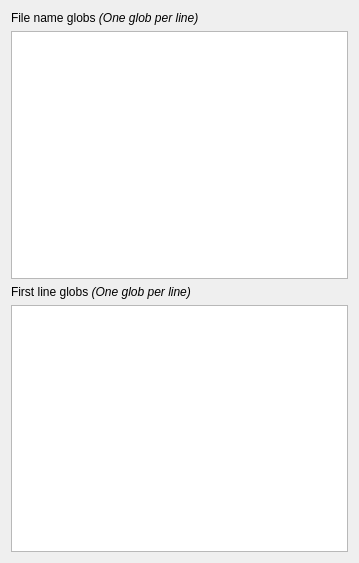
<?xml version="1.0" encoding="UTF-8"?>
<ui version="4.0">
 <class>Form</class>
 <widget class="QWidget" name="Form">
  <property name="geometry">
   <rect>
    <x>0</x>
    <y>0</y>
    <width>359</width>
    <height>563</height>
   </rect>
  </property>
  <property name="windowTitle">
   <string>Form</string>
  </property>
  <layout class="QVBoxLayout" name="verticalLayout">
   <item>
    <widget class="QLabel" name="label">
     <property name="text">
      <string>File name globs &lt;i&gt;(One glob per line)&lt;/i&gt;</string>
     </property>
     <property name="wordWrap">
      <bool>true</bool>
     </property>
    </widget>
   </item>
   <item>
    <widget class="QPlainTextEdit" name="pteFileNameGlobs"/>
   </item>
   <item>
    <widget class="QLabel" name="label_2">
     <property name="text">
      <string>First line globs &lt;i&gt;(One glob per line)&lt;/i&gt;</string>
     </property>
    </widget>
   </item>
   <item>
    <widget class="QPlainTextEdit" name="pteFirstLineGlobs"/>
   </item>
  </layout>
 </widget>
 <resources/>
 <connections/>
</ui>
